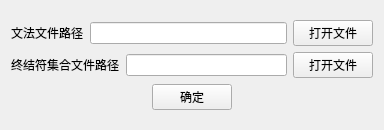
<?xml version="1.0" encoding="UTF-8"?>
<ui version="4.0">
 <class>Config</class>
 <widget class="QWidget" name="Config">
  <property name="geometry">
   <rect>
    <x>0</x>
    <y>0</y>
    <width>384</width>
    <height>130</height>
   </rect>
  </property>
  <property name="maximumSize">
   <size>
    <width>385</width>
    <height>130</height>
   </size>
  </property>
  <property name="windowTitle">
   <string>配置</string>
  </property>
  <layout class="QGridLayout" name="gridLayout">
   <item row="0" column="0">
    <layout class="QVBoxLayout" name="verticalLayout_2">
     <item>
      <layout class="QVBoxLayout" name="verticalLayout">
       <item>
        <layout class="QHBoxLayout" name="horizontalLayout" stretch="0,2,0">
         <item>
          <widget class="QLabel" name="label">
           <property name="text">
            <string>文法文件路径</string>
           </property>
          </widget>
         </item>
         <item>
          <widget class="QLineEdit" name="garmmars_path"/>
         </item>
         <item>
          <widget class="QPushButton" name="open_garmms">
           <property name="text">
            <string>打开文件</string>
           </property>
          </widget>
         </item>
        </layout>
       </item>
       <item>
        <layout class="QHBoxLayout" name="horizontalLayout_2" stretch="0,4,0">
         <item>
          <widget class="QLabel" name="label_2">
           <property name="text">
            <string>终结符集合文件路径</string>
           </property>
          </widget>
         </item>
         <item>
          <widget class="QLineEdit" name="terminals_path"/>
         </item>
         <item>
          <widget class="QPushButton" name="open_terminals">
           <property name="text">
            <string>打开文件</string>
           </property>
          </widget>
         </item>
        </layout>
       </item>
      </layout>
     </item>
     <item>
      <layout class="QHBoxLayout" name="horizontalLayout_3" stretch="2,0,2">
       <item>
        <spacer name="horizontalSpacer">
         <property name="orientation">
          <enum>Qt::Horizontal</enum>
         </property>
         <property name="sizeHint" stdset="0">
          <size>
           <width>40</width>
           <height>20</height>
          </size>
         </property>
        </spacer>
       </item>
       <item>
        <widget class="QPushButton" name="ok">
         <property name="text">
          <string>确定</string>
         </property>
        </widget>
       </item>
       <item>
        <spacer name="horizontalSpacer_2">
         <property name="orientation">
          <enum>Qt::Horizontal</enum>
         </property>
         <property name="sizeHint" stdset="0">
          <size>
           <width>40</width>
           <height>20</height>
          </size>
         </property>
        </spacer>
       </item>
      </layout>
     </item>
    </layout>
   </item>
  </layout>
 </widget>
 <layoutdefault spacing="6" margin="11"/>
 <resources/>
 <connections/>
</ui>
